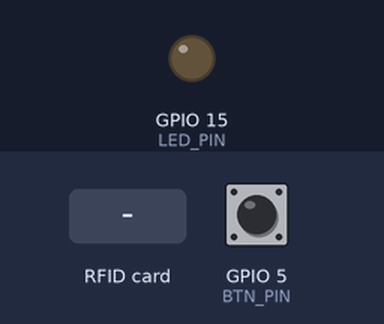
A sketch run on a simulated ESP8266 (NodeMCU). On the bench: output pins drawn as LEDs (lit = HIGH). Inputs (shaded band) come from the test bench; at power-on: GPIO 5 (BTN_PIN) HIGH. WiFi joins after 1.5 s; servers stay silent unless stated; uploads are accepted with an empty reply; what the sketch prints to the serial monitor is not drawn.

Above: at 2.7 s.
2.8 s: GPIO 5 (BTN_PIN) pulled LOW for 0.15 s
At 2.97 s:
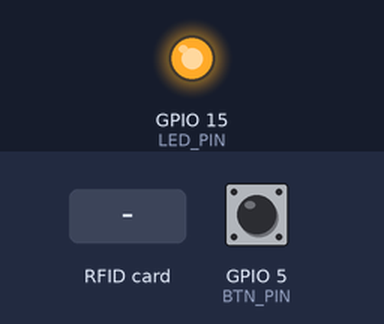
4.6 s: GPIO 5 (BTN_PIN) pulled LOW for 3.2 s
At 8.6 s:
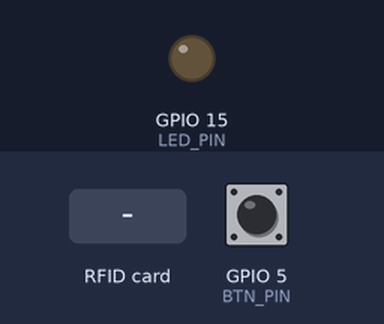
9.5 s: RFID card 5E 7A 19 C4 held to the reader
At 10.2 s:
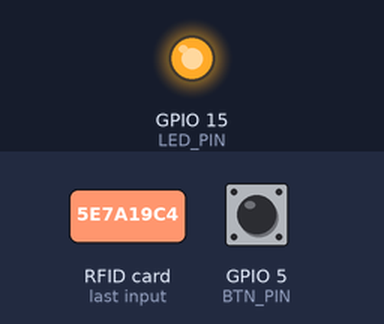
Timing chart, 0 to 13.4 s (numbered marks = the images above; inputs shaded):
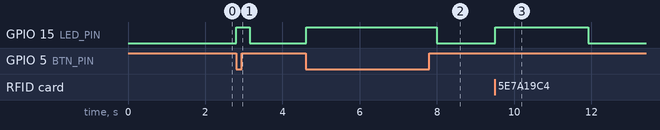

Measured:
- after the input at 2.8 s, GPIO 15 (LED_PIN): LOW → HIGH at once, → LOW 0.34 s later
- after the input at 4.6 s, GPIO 15 (LED_PIN): LOW → HIGH at once, → LOW 3.4 s later
- after the input at 9.5 s, GPIO 15 (LED_PIN): LOW → HIGH at once, → LOW 2.4 s later

The sketch:

rfidBackup.ino
```cpp
//PIN
// RC522 RFID Reader
//SDA -> D4
//SCK -> D5
//MOSI -> D7
//MISO -> D6
//GND -> GND
//RST -> D3
//3.3v -> 3.3

//LED
//Positif -> D8
//Negatif -> GND

//Button
//D1 dan 3.3v


#include <SPI.h>
#include <MFRC522.h>
#include <ESP8266HTTPClient.h>
#include <ESP8266WiFi.h>


// Network SSID
const char* ssid = "TSABIT";
const char* password = "bismillah2019";

const char* host = "192.168.1.3";

//Variable Led & Button
#define LED_PIN 15 // D8
#define BTN_PIN 5  // D1

//Variable Untuk RFID
#define SDA_PIN 2 //D4
#define RST_PIN 0 //D3


MFRC522 mfrc522(SDA_PIN, RST_PIN);

void setup() {
  Serial.begin(9600);


  // Set WiFi
  WiFi.hostname("NodeMCU");
  WiFi.begin(ssid, password);

  // Cek koneksi
  while (WiFi.status() != WL_CONNECTED) {
    delay(500);
    Serial.print(".");

  }

  Serial.println("WiFi Connected");
  Serial.println("IP ADDRESS : ");
  Serial.println(WiFi.localIP());

  pinMode(LED_PIN, OUTPUT);
  pinMode(BTN_PIN, INPUT_PULLUP); // Menggunakan pull-up internal

  SPI.begin();
  mfrc522.PCD_Init();
  Serial.print("Tempelkan Kartu RFID Anda");
  Serial.println();
}

void loop() {
  // Baca status tombol
  if (digitalRead(BTN_PIN) == LOW) { // LOW karena pull-up digunakan
    digitalWrite(LED_PIN, HIGH);

    while (digitalRead(BTN_PIN) == LOW); // Tunggu tombol dilepas

    // Ubah mode absensi di web
    String LinkUbah = "http://192.168.1.3/absensi/ubahmode.php";
    HTTPClient http;
    WiFiClient client; // Objek WiFiClient untuk HTTPClient

    http.begin(client, LinkUbah); // Gunakan objek client untuk HTTP request
    int httpCode = http.GET();

    if (httpCode > 0) {
      // Jika response HTTP berhasil
      String payload = http.getString();
      Serial.println(payload);
    } else {
      // Jika ada error pada HTTP request
      Serial.printf("HTTP GET Failed, error: %s\n", http.errorToString(httpCode).c_str());
    }

    http.end();
  }

  // Matikan LED
  digitalWrite(LED_PIN, LOW);

  if(! mfrc522.PICC_IsNewCardPresent())
    return;

  if (! mfrc522.PICC_ReadCardSerial())
    return;

  String IDTAG = "";
  for(byte i=0; i < mfrc522.uid.size; i++)
  {
    IDTAG += mfrc522.uid.uidByte[i];
  }

  //Nyalakan LED
  digitalWrite(LED_PIN, HIGH);

  //kirim no kartu RFID ke Tabel tmprfid
  WiFiClient client;
  const int httpPort = 80;
  if(!client.connect(host, httpPort))
  {
    Serial.println("Connection Failed");
    return;
  }

  String Link;
  HTTPClient http;
  Link = "http://192.168.1.3/absensi/kirimkartu.php?nokartu=" + IDTAG;
  http.begin(client, Link);

  int httpCode = http.GET();
  String payload = http.getString();
  Serial.println(payload);
  http.end();

  delay(2000);


}
```
